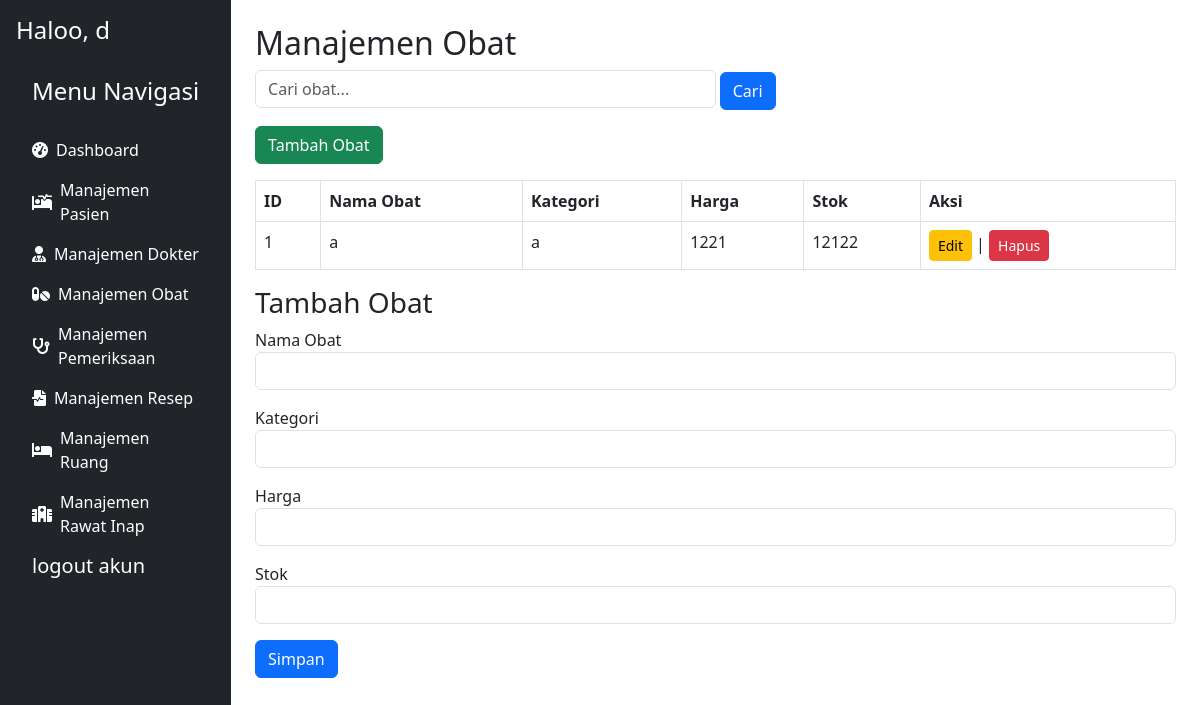
The page /obat.php (signed in) on the database its author committed.
### tables this page shows
CREATE TABLE `obat` (
  `id_obat` int(11) NOT NULL,
  `nama_obat` varchar(100) NOT NULL,
  `kategori` varchar(50) DEFAULT NULL,
  `harga` varchar(50) NOT NULL,
  `stok` int(11) DEFAULT NULL
);

### obat.php (the view, shortened to what this page needs)
<?php
include 'db.php';
$search = isset($_GET['search']) ? $_GET['search'] : '';
$result = $conn->query("SELECT * FROM obat WHERE nama_obat LIKE '%$search%' ORDER BY nama_obat ASC");
?>
<!DOCTYPE html>
<html lang="id">
<head>
    <link rel="stylesheet" href="styles.css">
    <link href="https://cdn.jsdelivr.net/npm/bootstrap@5.3.0/dist/css/bootstrap.min.css" rel="stylesheet">
</head>
<body>
    <div class="d-flex">
        <?php include 'sidebar.php'; ?>
        <div class="container-fluid p-4">
            <h2>Manajemen Obat</h2>
            <form method="GET" action="" class="mb-3">
                <input type="text" name="search" placeholder="Cari obat..." class="form-control d-inline w-50">
                <button type="submit" class="btn btn-primary">Cari</button>
            </form>
            <a href="obat.php" class="btn btn-success mb-3">Tambah Obat</a>
            <table class="table table-bordered">
                <thead>
                    <tr>
                        <th>ID</th>
                        <th>Nama Obat</th>
                        <th>Kategori</th>
                        <th>Harga</th>
                        <th>Stok</th>
                        <th>Aksi</th>
                    </tr>
                </thead>
                <tbody>
                    <?php while ($row = $result->fetch_assoc()): ?>
                    <tr>
                        <td><?= $row['id_obat']; ?></td>
                        <td><?= $row['nama_obat']; ?></td>
                        <td><?= $row['kategori']; ?></td>
                        <td><?= $row['harga']; ?></td>
                        <td><?= $row['stok']; ?></td>
                        <td>
                            <a href="obat.php?id=<?= $row['id_obat']; ?>" class="btn btn-warning btn-sm">Edit</a> |
                            <a href="hapus_obat.php?id=<?= $row['id_obat']; ?>" class="btn btn-danger btn-sm" onclick="return confirm('Yakin ingin menghapus?')">Hapus</a>
                        </td>
                    </tr>
                    <?php endwhile; ?>
                </tbody>
            </table>
            <h3><?= isset($_GET['id']) ? 'Edit' : 'Tambah'; ?> Obat</h3>
            <form method="POST" action="">
                <div class="mb-3">
                    <label>Nama Obat</label>
                    <input type="text" name="nama_obat" class="form-control" value="<?= isset($data_edit['nama_obat']) ? $data_edit['nama_obat'] : ''; ?>" required>
                </div>
                <div class="mb-3">
                    <label>Kategori</label>
                    <input type="text" name="kategori" class="form-control" value="<?= isset($data_edit['kategori']) ? $data_edit['kategori'] : ''; ?>" required>
                </div>
                <div class="mb-3">
                    <label>Harga</label>
                    <input type="number" name="harga" class="form-control" value="<?= isset($data_edit['harga']) ? $data_edit['harga'] : ''; ?>" required>
                </div>
                <div class="mb-3">
                    <label>Stok</label>
                    <input type="number" name="stok" class="form-control" value="<?= isset($data_edit['stok']) ? $data_edit['stok'] : ''; ?>" required>
                </div>
                <button type="submit" name="tambah_obat" class="btn btn-primary">Simpan</button>
            </form>
        </div>
    </div>
</body>
</html>

### rows shown on the page
obat: id_obat "1", nama_obat "a", kategori "a", harga "1221", stok "12122"

### other values the page prints
$username "d"
